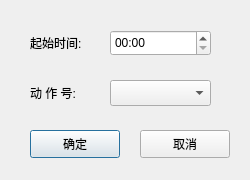
<?xml version="1.0" encoding="UTF-8"?>
<ui version="4.0">
 <class>plan_dialog</class>
 <widget class="QDialog" name="plan_dialog">
  <property name="geometry">
   <rect>
    <x>0</x>
    <y>0</y>
    <width>250</width>
    <height>180</height>
   </rect>
  </property>
  <property name="windowTitle">
   <string>时段编辑</string>
  </property>
  <widget class="QLabel" name="label">
   <property name="geometry">
    <rect>
     <x>30</x>
     <y>80</y>
     <width>71</width>
     <height>26</height>
    </rect>
   </property>
   <property name="text">
    <string>动 作 号:</string>
   </property>
   <property name="alignment">
    <set>Qt::AlignLeading|Qt::AlignLeft|Qt::AlignVCenter</set>
   </property>
  </widget>
  <widget class="QPushButton" name="pushButton_confirm">
   <property name="geometry">
    <rect>
     <x>30</x>
     <y>130</y>
     <width>90</width>
     <height>28</height>
    </rect>
   </property>
   <property name="text">
    <string>确定</string>
   </property>
  </widget>
  <widget class="QPushButton" name="pushButton_cancel">
   <property name="geometry">
    <rect>
     <x>140</x>
     <y>130</y>
     <width>90</width>
     <height>28</height>
    </rect>
   </property>
   <property name="text">
    <string>取消</string>
   </property>
  </widget>
  <widget class="QLabel" name="label_3">
   <property name="geometry">
    <rect>
     <x>30</x>
     <y>30</y>
     <width>71</width>
     <height>26</height>
    </rect>
   </property>
   <property name="text">
    <string>起始时间:</string>
   </property>
  </widget>
  <widget class="QTimeEdit" name="timeEdit">
   <property name="geometry">
    <rect>
     <x>110</x>
     <y>30</y>
     <width>101</width>
     <height>26</height>
    </rect>
   </property>
   <property name="displayFormat">
    <string>HH:mm</string>
   </property>
  </widget>
  <widget class="QComboBox" name="comboBox_Action">
   <property name="geometry">
    <rect>
     <x>110</x>
     <y>80</y>
     <width>101</width>
     <height>26</height>
    </rect>
   </property>
  </widget>
 </widget>
 <resources/>
 <connections/>
</ui>
